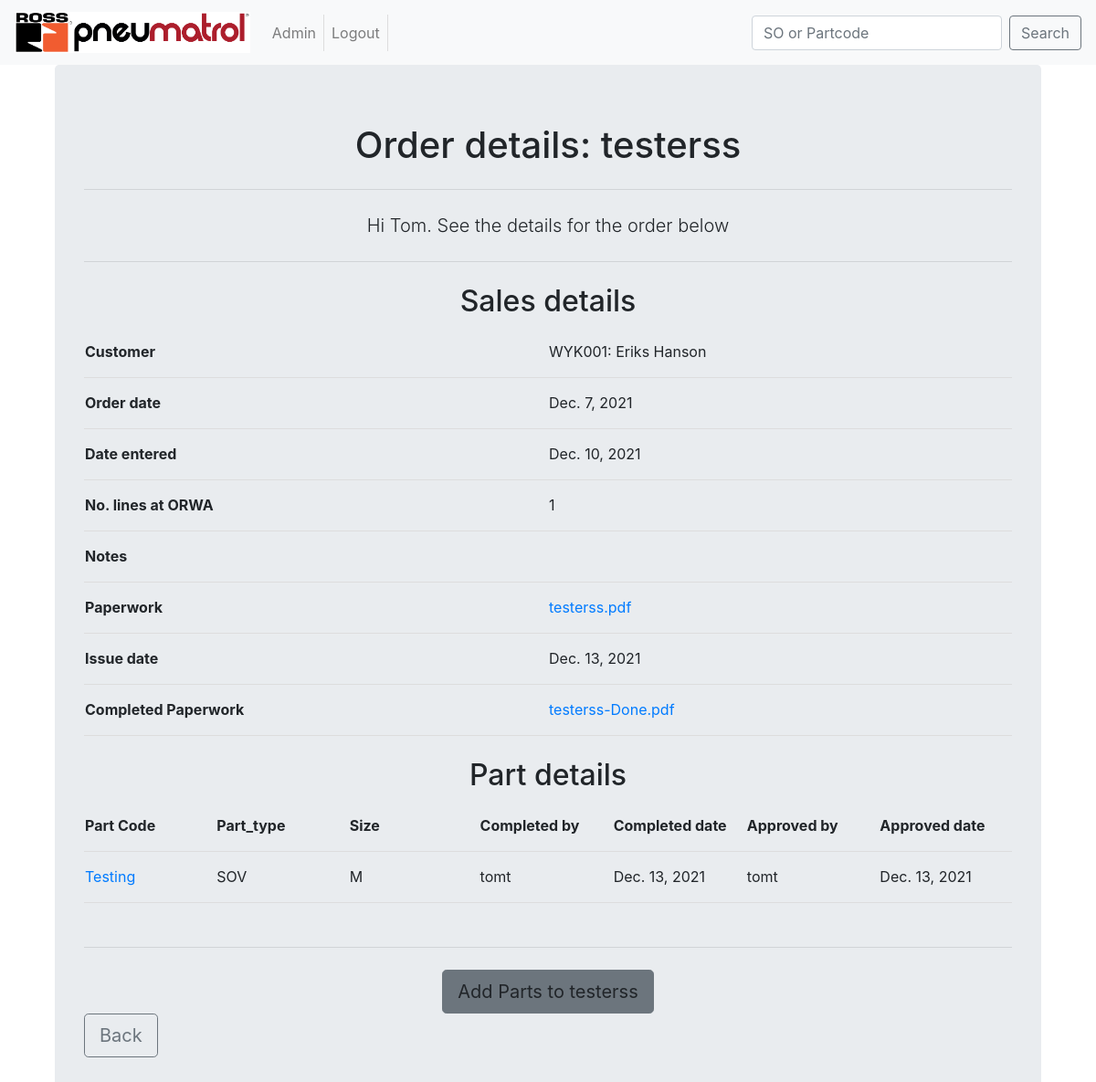
The page /ORWAapp/Orders/testerss (signed in) on the database as committed earlier.
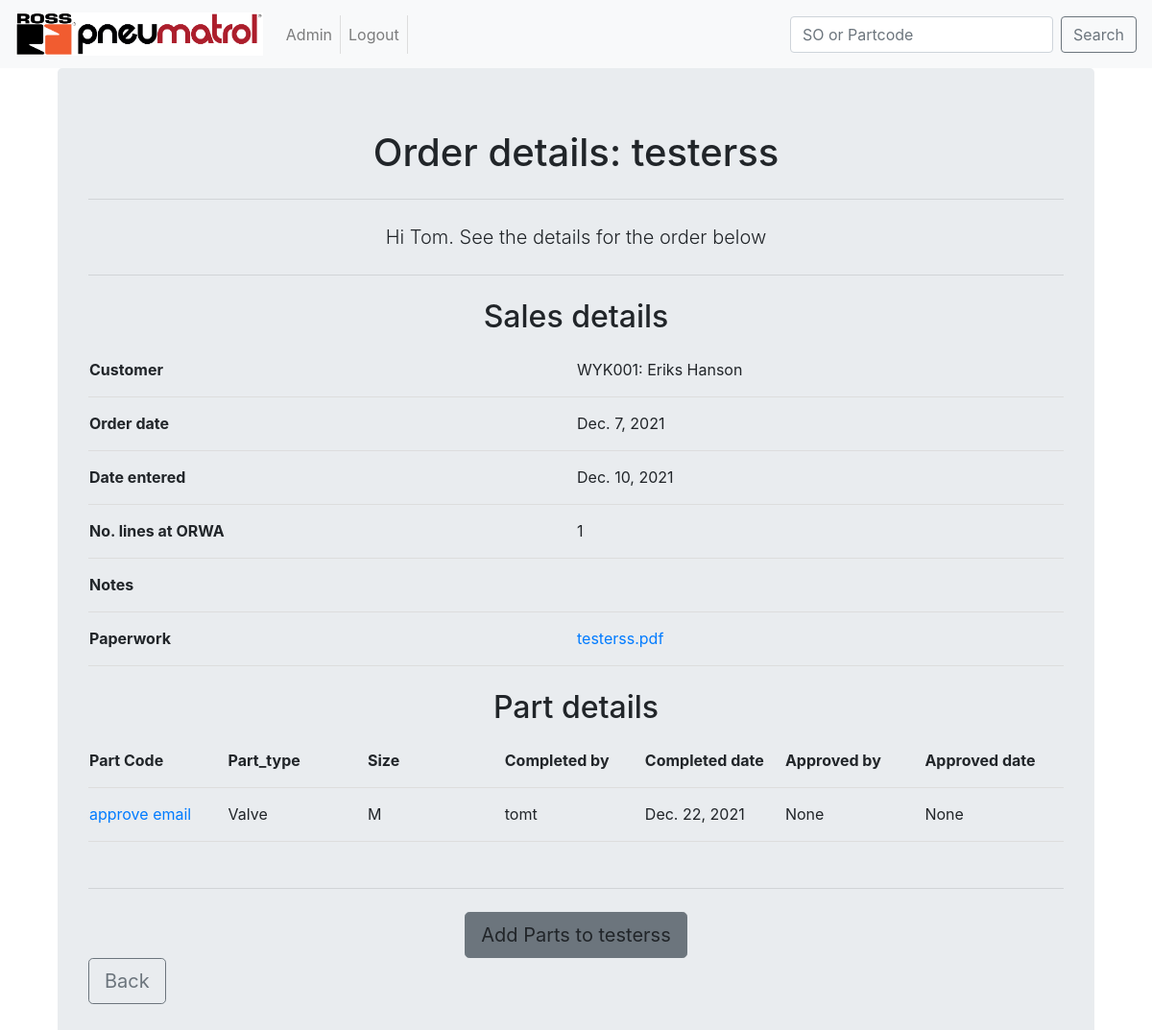
The same page on the database as committed later.
### ORWAapp/models.py (models this page shows, shortened)
class SalesOrder(models.Model):
	order_number = models.CharField(max_length = 8,
									unique = True,
									help_text = "1S###### or SAMP####",
									validators =[MinLengthValidator(8, message="Order number is too short")],
									)
	customer = models.ForeignKey(Customers,on_delete = models.CASCADE)
	entered_date = models.DateField(null = True, blank = True)
	order_date = models.DateField(help_text = "date on the paperwork")
	issue_date = models.DateField(null = True, blank = True)
	ORWA_lines = models.IntegerField(null = False,
									default=1,
									help_text= "number of lines that are an ORWA",
									validators=[MinValueValidator(1, message = "less that 1 line at ORWA")],
									)
	reject_user = models.ForeignKey(User,
									on_delete = models.CASCADE,
									related_name='rejected_by',
									null=True,
									blank=True,
									)
	reject_date = models.DateField(null = True, blank = True)
	reject_note = models.TextField(max_length = 200,
								 	blank = True,
								 	)
	notes = models.TextField(blank = True)
	paperwork = models.FileField(upload_to = update_filename,
									blank = False,
									)
	completed_paperwork = models.FileField(upload_to = update_filename_complete,
									blank = True,
									)
	allocated_to = models.ForeignKey(User,
									on_delete = models.CASCADE,
									null = True,
									blank = True,
									)
	class Meta:
		verbose_name_plural = "SalesOrders"

class Customers(models.Model):
	full_name = models.CharField(max_length=200,
								help_text='Customer Name',
								)
	account_name = models.CharField(max_length=6,
								unique=True,
								help_text='Account ref',
								)
	short_name = models.CharField(max_length=50,
								blank=True,
								null=True,
								)
	def __str__(self):
		return "%s: %s" % (self.account_name, self.short_name)
	class Meta:
		verbose_name_plural = "Customer"

class Parts(models.Model):
	part_code = models.CharField(max_length=22, unique=True)
	part_type = models.ForeignKey(PartType, on_delete=models.CASCADE)
	sales_order = models.ForeignKey(SalesOrder, on_delete=models.CASCADE, related_name='salesorder')
	updated_code = models.BooleanField(default=False)
	start_date = models.DateField()
	completed_by = models.ForeignKey(User, on_delete=models.CASCADE, related_name='completedby', null=False, blank=True)
	completed_date = models.DateField(auto_now_add = True)
	approved_by = models.ForeignKey(User, on_delete=models.CASCADE, related_name='approvedby', null=True, blank=True)
	approved_date = models.DateField(null=True, blank=True)
	problem_parts = models.BooleanField(default=False, verbose_name ="Problem parts checked")
	problem_parts_cleared = models.BooleanField(default = False)
	notes = models.TextField(blank=True, max_length = 256, verbose_name ="Part notes")
	SMALL = 'S'
	MEDIUM = "M"
	LARGE = "L"
	HUGE = "H"
	SIZE_CHOICES = [
	    (SMALL, 'Small'),
	    (MEDIUM, 'Medium'),
	    (LARGE, 'Large'),
	    (HUGE, 'Huge'),
	]
	size = models.CharField(max_length=1, choices=SIZE_CHOICES, null = False)
	class Meta:
		verbose_name_plural = "Parts"

class PartType(models.Model):
	name = models.CharField(max_length=20, unique=True)
	description = models.TextField(max_length=200, help_text="200 character max")
	def __str__(self):
		return self.name
	class Meta:
		verbose_name_plural = "Part Types"

### ORWAapp/views.py (the view)
# urls.py: path('Orders/<order>', views.OrderDetail, name='OrderDetail'),
@login_required(login_url='/user_login/')
def OrderDetail(request, order):
    user = request.user.first_name
    user_group = request.user.groups.values_list('name',flat = True) # QuerySet Object
    user_group_as_list = list(user_group)   #QuerySet to `list`
    DEPT = user_group_as_list[0]
    alladd = False
    edit = False
    issued = False
    comppaperwork = False
    if DEPT == "ENG" or DEPT == "ENM":
        edit = True
    od = SalesOrder.objects.get(order_number = order)
    pd = Parts.objects.filter(sales_order = od)
    partadded = len(pd)
    if od.issue_date:
        issued = True
    if od.completed_paperwork:
        comppaperwork = True
    lines = od.ORWA_lines
    print("ORWA lines:", lines)
    print("Part lines:", partadded)
    approvecount = Parts.objects.filter(sales_order = od).filter(approved_by__isnull = True)
    print("Part lines to approve:", len(approvecount))
    if lines == partadded:
        alladd = True
    context = {
    'issued':issued,
    'alladd':alladd,
    'insert_me':user,
    'comppaperwork':comppaperwork,
    'od': od,
    'pd':pd,
    'edit': edit,
    }
    return render(request, 'ORWAapp/home/OrderDetail.html', context)

### templates/ORWAapp/home/OrderDetail.html (shortened to what this page needs)
<!DOCTYPE html>
{% extends "base.html" %}
    {% block body_block %}
        <div class="container">
            <div class="jumbotron">
                <center>
                    <h1>Order details: {{ od.order_number }}</h1>
                    <hr class="my-4">
                        <p class="lead">Hi {{ insert_me }}. See the details for the order below</p>
                        <hr class="my-4">
                        <table>
                            <h2>Sales details</h2>
                            <tr>
                                <th>Customer</th>
                                <td>{{ od.customer }}</td>
                            </tr>
                            <tr>
                                <th>Order date</th>
                                <td>{{ od.order_date }}</td>
                            </tr>
                            <tr>
                                <th>Date entered</th>
                                <td>{{ od.entered_date }}</td>
                            </tr>
                            <tr>
                                <th>No. lines at ORWA</th>
                                <td>{{ od.ORWA_lines }}</td>
                            </tr>
                                <th>Notes</th>
                                <td>{{ od.notes }}</td>
                                <th>Paperwork</th>
                                <td><a href="/media/{{ od.paperwork }}" target="_blank">{{ od.order_number }}.pdf</a></td>
                        {% if issued %}
                                <th>Issue date</th>
                                <td>{{ od.issue_date }}</a></td>
                        {% endif %}
                        {% if comppaperwork %}
                                <th>Completed Paperwork</th>
                                <td><a href="/media/{{ od.completed_paperwork }}" target="_blank">{{ od.order_number }}-Done.pdf</a></td>
                        {% endif %}
                        </table>
                        <br>
                        <table>
                            <h2>Part details</h2>
                            <tr>
                                <th>Part Code</th>
                                <th>Part_type</th>
                                <th>Size</th>
                                <th>Completed by</th>
                                <th>Completed date</th>
                                <th>Approved by </th>
                                <th>Approved date</th>
                            </tr>
                            {% for p in pd %}
                            <tr>
                                <td><a href="{% url 'ORWAapp:PartDetail' p.part_code %}">{{ p.part_code }}</a></td>
                                <td>{{ p.part_type }}</td>
                                <td>{{ p.size }}</td>
                                <td>{{ p.completed_by }}</td>
                                <td>{{ p.completed_date }}</td>
                                <td>{{ p.approved_by }}</td>
                                <td>{{ p.approved_date }}</td>
                            </tr>
                            {% endfor %}
                        </table>
                        <br>
                {% if alladd %}
                    <hr class="my-4">
                        <a class="btn btn-secondary btn-lg" role="button" aria-disabled="true">Add Parts to {{ od.order_number }} </a>
                    <br>
                {% elif edit %}
                    <hr class="my-4">
                        <a class="btn btn-primary btn-lg" role="button" href="{% url 'ORWAapp:AddParts' od.order_number %}">Add Parts to {{ od.order_number }}</a>
                    <br>
                {% else %}
                    <a class="btn btn-secondary btn-lg" role="button" aria-disabled="true">Add Parts to {{ od.order_number }} </a>
                {% endif %}
                </center>
{% endblock %}

### templates/base.html (shortened to what this page needs)
<!DOCTYPE html>
{% load static %}
<html>
<head>
	<link rel="stylesheet" href="https://maxcdn.bootstrapcdn.com/bootstrap/4.0.0/css/bootstrap.min.css">
	<link rel="stylesheet" href="{% static 'css/mystyle.css' %}">
</head>
<body>
	<nav class="navbar navbar-expand-lg navbar-light bg-light">
		<a class="navbar-brand" href="{% url 'index' %}"><img src="{% static 'images/ROSS_Pneumatrol.png'%}" alt="NOT FOUND"></a>
    	<div class="collapse navbar-collapse" id="navbarTogglerDemo02">
        	<ul class="navbar-nav mr-auto mt-2 mt-lg-0">
            	<li class="nav-item">
            		<a class="nav-link" href="{% url 'admin:index' %}">Admin</a></li>
           		{%  if user.is_authenticated %}
           			<li class="nav-item"><a class="nav-link" href="{% url 'logout' %}">Logout</a></li>
           		{% else %}
   					<li class="nav-item"><a class="nav-link" href="{% url 'user_login' %}">Login </a></li>
   					<li class="nav-item"><a class="nav-link" href="{% url 'register' %}">Register</a></li>
           		{% endif %}
        	</ul>
        		<form class="form-inline" method ="GET" action="/Search">
				    <input class="form-control mr-sm-2" type="search" placeholder="SO or Partcode" aria-label="Search" name="search_input">
					<div>
						<input type="submit" class = "btn btn-outline-secondary my-2 my-sm-0" value="Search" href="{% url 'searchResults' %}">
					</div>
				</form>
	  	</div>
	</nav>
	<div class="container">
		{% block body_block %}{% endblock %}
	</div>
</body>
</html>

### ORWAapp/static/css/mystyle.css (style rules this page uses)
img { height: 45px; }
table { width:100%; font-size: 16px; }
td, th { width: 150px; overflow-wrap:normal; height: 56px; padding-top: 12px; padding-bottom: 12px; border-bottom: 1px solid #ddd; text-align:left; }
.nav-link { border-right: solid 1px #ddd; }

Rows that differ between the two databases and show on the page:
removed Parts: part_code "Testing", part_type "SOV", size "M", completed_by "tomt", completed_date "Dec. 13, 2021", approved_by "tomt", approved_date "Dec. 13, 2021"
changed SalesOrder "testerss": issue_date "Dec. 13, 2021" → (not shown); order_number "testerss" → (not shown)
added Parts: part_code "approve email", part_type "Valve", size "M", completed_by "tomt", completed_date "Dec. 22, 2021", approved_by "None", approved_date "None"
Other text that changed with them:
text no longer shown: "Issue date Completed Paperwork -Done.pdf"
